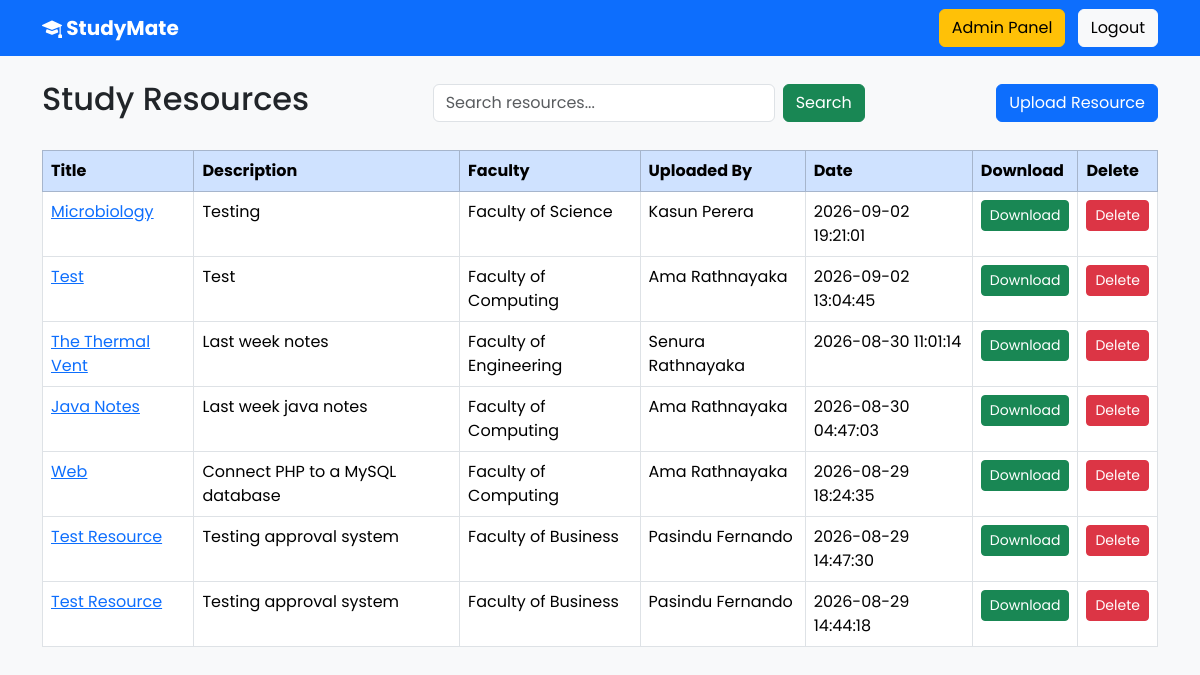
The page /resources.php (signed in) on the database its author committed.
### tables this page shows
CREATE TABLE `resources` (
  `id` int(11) NOT NULL,
  `title` varchar(255) NOT NULL,
  `description` text DEFAULT NULL,
  `faculty` varchar(100) NOT NULL,
  `file_name` varchar(255) NOT NULL,
  `uploaded_by` int(11) NOT NULL,
  `uploaded_at` timestamp NOT NULL DEFAULT current_timestamp(),
  `status` varchar(20) NOT NULL DEFAULT 'Pending'
);

CREATE TABLE `users` (
  `id` int(11) NOT NULL,
  `full_name` varchar(100) NOT NULL,
  `university_email` varchar(100) NOT NULL,
  `student_id` varchar(50) NOT NULL,
  `faculty` varchar(100) NOT NULL,
  `password` varchar(255) NOT NULL,
  `created_at` timestamp NOT NULL DEFAULT current_timestamp(),
  `role` varchar(20) NOT NULL DEFAULT 'student'
);

### resources.php (the view, shortened to what this page needs)
<?php
include 'includes/db.php';
$user_id = $_SESSION['user_id'];
$faculty = $_SESSION['faculty'];
$role = $_SESSION['role'];
$search_text = isset($_GET['search'])
    ? trim($_GET['search'])
    : "";
if ($search_text != "") {
    $search = "%" . $search_text . "%";
    if ($role == 'admin') {
        $sql = "SELECT resources.*, users.full_name
                FROM resources
                JOIN users ON resources.uploaded_by = users.id
                WHERE resources.title LIKE ?
                   OR resources.description LIKE ?
                   OR resources.faculty LIKE ?
                ORDER BY uploaded_at DESC";
        $stmt = $conn->prepare($sql);
        $stmt->bind_param(
            "sss",
            $search,
            $search,
            $search
        );
    } else {
        $sql = "SELECT resources.*, users.full_name
                FROM resources
                JOIN users ON resources.uploaded_by = users.id
                WHERE resources.faculty = ?
                  AND resources.status = 'Approved'
                  AND (
                      resources.title LIKE ?
                      OR resources.description LIKE ?
                  )
                ORDER BY uploaded_at DESC";
        $stmt = $conn->prepare($sql);
        $stmt->bind_param(
            "sss",
            $faculty,
            $search,
            $search
        );
    }
    $stmt->execute();
    $result = $stmt->get_result();
} else {
    if ($role == 'admin') {
        $sql = "SELECT resources.*, users.full_name
                FROM resources
                JOIN users ON resources.uploaded_by = users.id
                ORDER BY uploaded_at DESC";
        $result = $conn->query($sql);
    }
}
?>
<?php include 'includes/header.php'; ?>
<div class="d-flex justify-content-between align-items-center mb-4">
    <h2>Study Resources</h2>
    <div>
        <form class="d-flex" method="GET">
            <input
                type="text"
                name="search"
                class="form-control me-2"
                placeholder="Search resources..."
                value="<?php echo htmlspecialchars($search_text); ?>">
            <button
                class="btn btn-success me-2"
                type="submit">
                Search
            </button>
        </form>
    </div>
    <a
        href="upload_resource.php"
        class="btn btn-primary">
        Upload Resource
    </a>
</div>
<table class="table table-bordered table-hover bg-white">
    <thead class="table-primary">
        <tr>
            <th>Title</th>
            <th>Description</th>
            <th>Faculty</th>
            <th>Uploaded By</th>
            <th>Date</th>
            <th>Download</th>
            <th>Delete</th>
        </tr>
    </thead>
    <tbody>
        <?php while ($row = $result->fetch_assoc()) { ?>
            <tr>
                <td>
                    <a
                        href="resource_details.php?id=<?php echo $row['id']; ?>">
                        <?php echo htmlspecialchars($row['title']); ?>
                    </a>
                </td>
                <td>
                    <?php echo htmlspecialchars($row['description']); ?>
                </td>
                <td>
                    <?php echo htmlspecialchars($row['faculty']); ?>
                </td>
                <td>
                    <?php echo htmlspecialchars($row['full_name']); ?>
                </td>
                <td>
                    <?php echo htmlspecialchars($row['uploaded_at']); ?>
                </td>
                <td>
                    <a
                        href="uploads/<?php echo htmlspecialchars($row['file_name']); ?>"
                        class="btn btn-success btn-sm"
                        download>
                        Download
                    </a>
                </td>
                <td>
                    <?php
                    if (
                        $row['uploaded_by'] == $user_id ||
                        $role == 'admin'
                    ) {
                    ?>
                        <a
                            href="delete_resource.php?id=<?php echo $row['id']; ?>"
                            class="btn btn-danger btn-sm"
                            onclick="return confirm('Are you sure you want to delete this resource?');">
                            Delete
                        </a>
                    <?php } ?>
                </td>
            </tr>
        <?php } ?>
    </tbody>
</table>
<?php include 'includes/footer.php'; ?>

### assets/css/dashboard.css (style rules this page uses)
body { background:#f5f7fb; font-family:'Poppins',sans-serif; }

### rows shown on the page
resources: title "Microbiology", description "Testing", faculty "Faculty of Science", uploaded_by.full_name "Kasun Perera", uploaded_at "2026-09-02 19:21:01"
resources: title "Test", description "Test", faculty "Faculty of Computing", uploaded_by.full_name "Ama Rathnayaka", uploaded_at "2026-09-02 13:04:45"
resources: title "The Thermal Vent", description "Last week notes", faculty "Faculty of Engineering", uploaded_by.full_name "Senura Rathnayaka", uploaded_at "2026-08-30 11:01:14"
resources: title "Java Notes", description "Last week java notes", faculty "Faculty of Computing", uploaded_by.full_name "Ama Rathnayaka", uploaded_at "2026-08-30 04:47:03"
resources: title "Web", description "Connect PHP to a MySQL database", faculty "Faculty of Computing", uploaded_by.full_name "Ama Rathnayaka", uploaded_at "2026-08-29 18:24:35"
resources: title "Test Resource", description "Testing approval system", faculty "Faculty of Business", uploaded_by.full_name "Pasindu Fernando", uploaded_at "2026-08-29 14:47:30"
resources: title "Test Resource", description "Testing approval system", faculty "Faculty of Business", uploaded_by.full_name "Pasindu Fernando", uploaded_at "2026-08-29 14:44:18"
